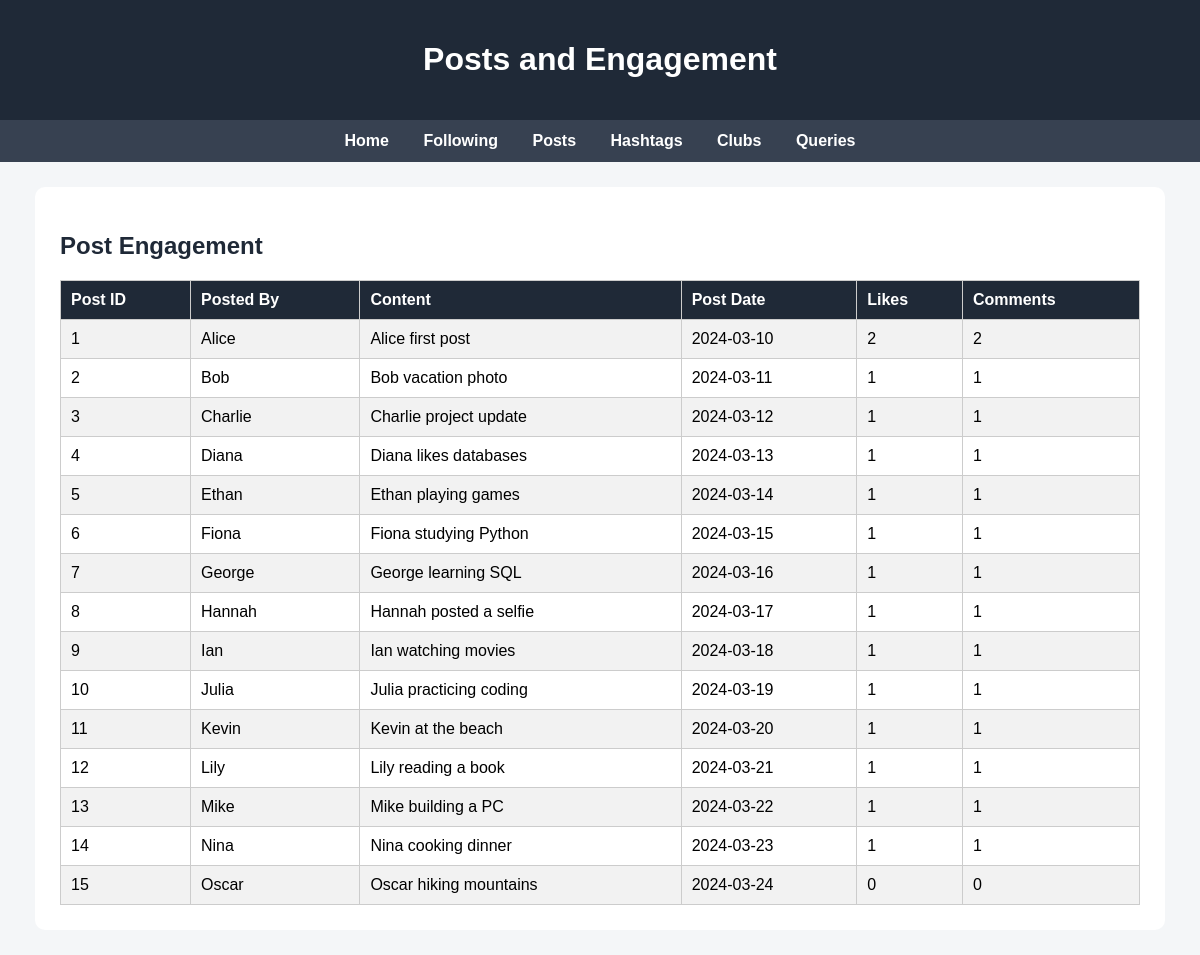
/posts.php, run on the app's committed database.
### tables this page shows
CREATE TABLE Posts (
    post_id INT AUTO_INCREMENT PRIMARY KEY,
    user_id INT NOT NULL,
    content TEXT,
    post_date DATE,
    FOREIGN KEY (user_id) REFERENCES Users(user_id)
);

CREATE TABLE Users (
    user_id INT AUTO_INCREMENT PRIMARY KEY,
    username VARCHAR(50) NOT NULL,
    email VARCHAR(100),
    join_date DATE
);

### posts.php (the view, shortened to what this page needs)
<?php include "db.php"; ?>
<!DOCTYPE html>
<html>
<head>
    <link rel="stylesheet" href="style.css">
</head>
<body>
<header>
    <h1>Posts and Engagement</h1>
</header>
<nav>
    <a href="index.php">Home</a>
    <a href="following.php">Following</a>
    <a href="posts.php">Posts</a>
    <a href="hashtags.php">Hashtags</a>
    <a href="clubs.php">Clubs</a>
    <a href="queries.php">Queries</a>
</nav>
<div class="container">
    <h2>Post Engagement</h2>
    <table>
        <tr>
            <th>Post ID</th>
            <th>Posted By</th>
            <th>Content</th>
            <th>Post Date</th>
            <th>Likes</th>
            <th>Comments</th>
        </tr>
        <?php
        $sql = "
            SELECT p.post_id,
                   u.username,
                   p.content,
                   p.post_date,
                   COUNT(DISTINCT l.like_id) AS total_likes,
                   COUNT(DISTINCT c.comment_id) AS total_comments
            FROM Posts p
            JOIN Users u ON p.user_id = u.user_id
            LEFT JOIN Likes l ON p.post_id = l.post_id
            LEFT JOIN Comments c ON p.post_id = c.post_id
            GROUP BY p.post_id, u.username, p.content, p.post_date
            ORDER BY p.post_id
        ";
        $result = $conn->query($sql);
        while ($row = $result->fetch_assoc()) {
            echo "<tr>";
            echo "<td>" . $row["post_id"] . "</td>";
            echo "<td>" . $row["username"] . "</td>";
            echo "<td>" . $row["content"] . "</td>";
            echo "<td>" . $row["post_date"] . "</td>";
            echo "<td>" . $row["total_likes"] . "</td>";
            echo "<td>" . $row["total_comments"] . "</td>";
            echo "</tr>";
        }
        ?>
    </table>
</div>
</body>
</html>

### style.css (style rules this page uses)
body { margin: 0; font-family: Arial, sans-serif; background: #f4f6f8; }
header { background: #1f2937; color: white; padding: 20px; text-align: center; }
nav { background: #374151; padding: 12px; text-align: center; }
nav a { color: white; text-decoration: none; margin: 0 15px; font-weight: bold; }
.container { width: 90%; margin: 25px auto; background: white; padding: 25px; border-radius: 10px; }
h2 { color: #1f2937; }
table { width: 100%; border-collapse: collapse; margin-top: 15px; }
th { background: #1f2937; color: white; }
th, td { padding: 10px; border: 1px solid #ccc; text-align: left; }
tr:nth-child(even) { background: #f2f2f2; }

### data on the page
posts: post_id "1", user.username "Alice", content "Alice first post", post_date "2024-03-10", total_likes "2", total_comments "2"
posts: post_id "2", user.username "Bob", content "Bob vacation photo", post_date "2024-03-11", total_likes "1", total_comments "1"
posts: post_id "3", user.username "Charlie", content "Charlie project update", post_date "2024-03-12", total_likes "1", total_comments "1"
posts: post_id "4", user.username "Diana", content "Diana likes databases", post_date "2024-03-13", total_likes "1", total_comments "1"
posts: post_id "5", user.username "Ethan", content "Ethan playing games", post_date "2024-03-14", total_likes "1", total_comments "1"
posts: post_id "6", user.username "Fiona", content "Fiona studying Python", post_date "2024-03-15", total_likes "1", total_comments "1"
posts: post_id "7", user.username "George", content "George learning SQL", post_date "2024-03-16", total_likes "1", total_comments "1"
posts: post_id "8", user.username "Hannah", content "Hannah posted a selfie", post_date "2024-03-17", total_likes "1", total_comments "1"
posts: post_id "9", user.username "Ian", content "Ian watching movies", post_date "2024-03-18", total_likes "1", total_comments "1"
posts: post_id "10", user.username "Julia", content "Julia practicing coding", post_date "2024-03-19", total_likes "1", total_comments "1"
posts: post_id "11", user.username "Kevin", content "Kevin at the beach", post_date "2024-03-20", total_likes "1", total_comments "1"
posts: post_id "12", user.username "Lily", content "Lily reading a book", post_date "2024-03-21", total_likes "1", total_comments "1"
posts: post_id "13", user.username "Mike", content "Mike building a PC", post_date "2024-03-22", total_likes "1", total_comments "1"
posts: post_id "14", user.username "Nina", content "Nina cooking dinner", post_date "2024-03-23", total_likes "1", total_comments "1"
posts: post_id "15", user.username "Oscar", content "Oscar hiking mountains", post_date "2024-03-24", total_likes "0", total_comments "0"
